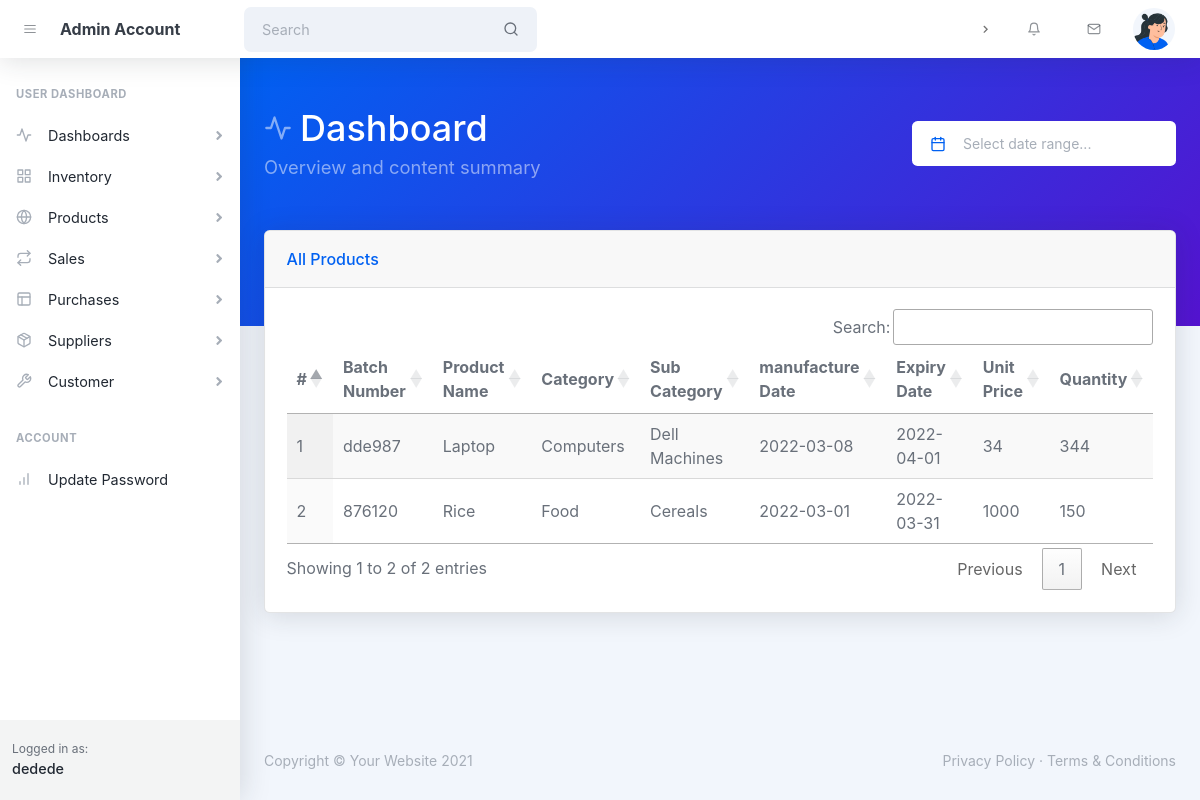
Screenshot of /cashier/dashboard.php (signed in) with the database file from the repository.
### tables this page shows
CREATE TABLE `user` (
  `user_id` int(11) NOT NULL,
  `user_full_names` varchar(50) NOT NULL,
  `user_phone_number` varchar(50) NOT NULL,
  `user_email_address` varchar(50) NOT NULL,
  `user_login_id` int(11) NOT NULL
);

CREATE TABLE `product` (
  `product_id` int(11) NOT NULL,
  `product_category` varchar(50) NOT NULL,
  `product_name` varchar(50) NOT NULL,
  `product_sub_category` varchar(50) NOT NULL,
  `product_description` varchar(5000) NOT NULL,
  `product_date_of_manufacture` varchar(50) NOT NULL,
  `product_batch_number` varchar(11) NOT NULL,
  `product_expiry_date` varchar(50) NOT NULL,
  `product_unit_price` int(10) NOT NULL,
  `product_amount` int(10) NOT NULL
);

### supplier/cashier.php (called while the page is built, shortened)
<?php
if (!isset($_SESSION['user'])) {
    header('Location: ../index.php');
} else {
    include '../db-connection.php';
    $email_username = $_SESSION['user'];
    $checkemail = "SELECT *  FROM `login` WHERE `login_username`= '$email_username'";
    $queryemail = mysqli_query($conn, $checkemail);
    $checkemailrows = mysqli_num_rows($queryemail);
    if ($checkemailrows >= 1) {
        while ($fetch = mysqli_fetch_assoc($queryemail)) {
            $globalloggedinid = $fetch['login_id'];
            $checkclient = "SELECT *  FROM `user` WHERE `user_login_id`= '$globalloggedinid'";
            $queryemail = mysqli_query($conn, $checkclient);
            $checkclientrows = mysqli_num_rows($queryemail);
            if ($checkclientrows >= 1) {
                while ($fetchuser = mysqli_fetch_assoc($queryemail)) {
                    $globaluserfullname = $fetchuser['user_full_names'];
                }
            }
        }
    }
}

### cashier/dashboard.php (the view, shortened to what this page needs)
<?php
include 'cashier.php';
?>
<!DOCTYPE html>
<html lang="en">
<head>
    <link href="https://cdn.jsdelivr.net/npm/simple-datatables@latest/dist/style.css" rel="stylesheet" />
    <link href="https://cdn.jsdelivr.net/npm/litepicker/dist/css/litepicker.css" rel="stylesheet" />
    <link href="css/styles.css" rel="stylesheet" />
    <link rel="stylesheet" href="https://cdn.datatables.net/1.11.5/css/jquery.dataTables.min.css">
    <link rel="stylesheet" href="https://cdn.datatables.net/buttons/2.2.2/css/buttons.dataTables.min.css">
</head>
<body class="nav-fixed">
    <?php include 'header.php'; ?>
    <div id="layoutSidenav">
        <div id="layoutSidenav_nav">
            <?php include 'sidebar.php' ?>
        </div>
        <div id="layoutSidenav_content">
            <main>
                <header class="page-header page-header-dark bg-gradient-primary-to-secondary pb-10">
                    <div class="container-xl px-4">
                        <div class="page-header-content pt-4">
                            <div class="row align-items-center justify-content-between">
                                <div class="col-auto mt-4">
                                    <h1 class="page-header-title">
                                        <div class="page-header-icon"><i data-feather="activity"></i></div>
                                        Dashboard
                                    </h1>
                                    <div class="page-header-subtitle">Overview and content summary</div>
                                </div>
                                <div class="col-12 col-xl-auto mt-4">
                                    <div class="input-group input-group-joined border-0" style="width: 16.5rem">
                                        <span class="input-group-text"><i class="text-primary" data-feather="calendar"></i></span>
                                        <input class="form-control ps-0 pointer" id="litepickerRangePlugin" placeholder="Select date range..." />
                                    </div>
                                </div>
                            </div>
                        </div>
                    </div>
                </header>
                <div class="container-xl px-4 mt-n10">
                    <div class="card mb-4">
                        <div class="card-header">All Products</div>
                        <div class="card-body">
                        <table class="display" id="products" style="width:100%;">
                                <thead>
                                    <tr>
                                        <th>#</th>
                                        <th>Batch Number</th>
                                        <th>Product Name</th>
                                        <th>Category</th>
                                        <th>Sub Category</th>
                                        <th>manufacture Date</th>
                                        <th>Expiry Date</th>
                                        <th>Unit Price</th>
                                        <th>Quantity</th>
                                    </tr>
                                </thead>
                                <tbody>
                                    <?php
                                    include '../db-connection.php';
                                    $products = "SELECT * FROM `product`";
                                    $queryproducts = mysqli_query($conn, $products);
                                    $productsrows = mysqli_num_rows($queryproducts);
                                    if ($productsrows >= 1) {
                                        $count = 1;
                                        while ($fetch  = mysqli_fetch_assoc($queryproducts)) {
                                            $batch = $fetch['product_batch_number'];
                                            $cat = $fetch['product_category'];
                                            $product = $fetch['product_name'];
                                            $subcat = $fetch['product_sub_category'];
                                            $mfgdate = $fetch['product_date_of_manufacture'];
                                            $expiry = $fetch['product_expiry_date'];
                                            $price = $fetch['product_unit_price'];
                                            $amount = $fetch['product_amount'];
                                            echo "
                                                <tr>
                                                    <td>$count</td>
                                                    <td>$batch</td>
                                                    <td>$product</td>
                                                    <td>$cat</td>
                                                    <td>$subcat</td>
                                                    <td>$mfgdate</td>
                                                    <td>$expiry</td>
                                                    <td>$price</td>
                                                    <td>$amount</td>
                                                </tr>
                                            ";
                                                                                $count++;
                                                                            }
                                                                        }
                                    ?>
                                </tbody>
                            </table>
                        </div>
                    </div>
                </div>
            </main>
            <footer class="footer-admin mt-auto footer-light">
                <div class="container-xl px-4">
                    <div class="row">
                        <div class="col-md-6 small">Copyright © Your Website 2021</div>
                        <div class="col-md-6 text-md-end small">
                            <a href="#!">Privacy Policy</a> ·
                            <a href="#!">Terms &amp; Conditions</a>
                        </div>
                    </div>
                </div>
            </footer>
        </div>
    </div>
</body>
</html>

### cashier/header.php (shortened to what this page needs)
<nav class="topnav navbar navbar-expand shadow justify-content-between justify-content-sm-start navbar-light bg-white"
        id="sidenavAccordion">
        <button class="btn btn-icon btn-transparent-dark order-1 order-lg-0 me-2 ms-lg-2 me-lg-0" id="sidebarToggle"><i
                data-feather="menu"></i></button>
        <a class="navbar-brand pe-3 ps-4 ps-lg-2" href="dashboard.php">Admin Account</a>
        <form class="form-inline me-auto d-none d-lg-block me-3">
            <div class="input-group input-group-joined input-group-solid">
                <input class="form-control pe-0" type="search" placeholder="Search" aria-label="Search" />
                <div class="input-group-text"><i data-feather="search"></i></div>
            </div>
        </form>
        <ul class="navbar-nav align-items-center ms-auto">
            <li class="nav-item dropdown no-caret d-none d-md-block me-3">
                <a class="nav-link dropdown-toggle" id="navbarDropdownDocs" href="javascript:void(0);" role="button"
                    data-bs-toggle="dropdown" aria-haspopup="true" aria-expanded="false">
                    <i class="fas fa-chevron-right dropdown-arrow"></i>
                </a>
            </li>
            <li class="nav-item dropdown no-caret d-none d-sm-block me-3 dropdown-notifications">
                <a class="btn btn-icon btn-transparent-dark dropdown-toggle" id="navbarDropdownAlerts"
                    href="javascript:void(0);" role="button" data-bs-toggle="dropdown" aria-haspopup="true"
                    aria-expanded="false"><i data-feather="bell"></i></a>
            </li>
            <li class="nav-item dropdown no-caret d-none d-sm-block me-3 dropdown-notifications">
                <a class="btn btn-icon btn-transparent-dark dropdown-toggle" id="navbarDropdownMessages"
                    href="javascript:void(0);" role="button" data-bs-toggle="dropdown" aria-haspopup="true"
                    aria-expanded="false"><i data-feather="mail"></i></a>
            </li>
            <li class="nav-item dropdown no-caret dropdown-user me-3 me-lg-4">
                <a class="btn btn-icon btn-transparent-dark dropdown-toggle" id="navbarDropdownUserImage"
                    href="javascript:void(0);" role="button" data-bs-toggle="dropdown" aria-haspopup="true"
                    aria-expanded="false"><img class="img-fluid"
                        src="assets/img/illustrations/profiles/profile-1.png" /></a>
            </li>
        </ul>
    </nav>

### cashier/sidebar.php (shortened to what this page needs)
<nav class="sidenav shadow-right sidenav-light">
    <div class="sidenav-menu">
        <div class="nav accordion" id="accordionSidenav">
            <div class="sidenav-menu-heading">User Dashboard</div>
            <a class="nav-link collapsed" href="javascript:void(0);" data-bs-toggle="collapse"
                data-bs-target="#collapseDashboards" aria-expanded="false" aria-controls="collapseDashboards">
                <div class="nav-link-icon"><i data-feather="activity"></i></div>
                Dashboards
                <div class="sidenav-collapse-arrow"><i class="fas fa-angle-down"></i></div>
            </a>
            <a class="nav-link collapsed" href="javascript:void(0);" data-bs-toggle="collapse"
                data-bs-target="#collapsePages" aria-expanded="false" aria-controls="collapsePages">
                <div class="nav-link-icon"><i data-feather="grid"></i></div>
                Inventory
                <div class="sidenav-collapse-arrow"><i class="fas fa-angle-down"></i></div>
            </a>
            <a class="nav-link collapsed" href="javascript:void(0);" data-bs-toggle="collapse"
                data-bs-target="#collapseApps" aria-expanded="false" aria-controls="collapseApps">
                <div class="nav-link-icon"><i data-feather="globe"></i></div>
                Products
                <div class="sidenav-collapse-arrow"><i class="fas fa-angle-down"></i></div>
            </a>
            <a class="nav-link collapsed" href="javascript:void(0);" data-bs-toggle="collapse"
                data-bs-target="#collapseFlows" aria-expanded="false" aria-controls="collapseFlows">
                <div class="nav-link-icon"><i data-feather="repeat"></i></div>
                Sales
                <div class="sidenav-collapse-arrow"><i class="fas fa-angle-down"></i></div>
            </a>
            <a class="nav-link collapsed" href="javascript:void(0);" data-bs-toggle="collapse"
                data-bs-target="#collapseLayouts" aria-expanded="false" aria-controls="collapseLayouts">
                <div class="nav-link-icon"><i data-feather="layout"></i></div>
                Purchases
                <div class="sidenav-collapse-arrow"><i class="fas fa-angle-down"></i></div>
            </a>
            <a class="nav-link collapsed" href="javascript:void(0);" data-bs-toggle="collapse"
                data-bs-target="#collapseComponents" aria-expanded="false" aria-controls="collapseComponents">
                <div class="nav-link-icon"><i data-feather="package"></i></div>
                Suppliers
                <div class="sidenav-collapse-arrow"><i class="fas fa-angle-down"></i></div>
            </a>
            <a class="nav-link collapsed" href="javascript:void(0);" data-bs-toggle="collapse"
                data-bs-target="#collapseUtilities" aria-expanded="false" aria-controls="collapseUtilities">
                <div class="nav-link-icon"><i data-feather="tool"></i></div>
                Customer
                <div class="sidenav-collapse-arrow"><i class="fas fa-angle-down"></i></div>
            </a>
            <div class="sidenav-menu-heading">Account</div>
            <a class="nav-link" href="account-security.php">
                <div class="nav-link-icon"><i data-feather="bar-chart"></i></div>
                Update Password
            </a>
        </div>
    </div>
    <div class="sidenav-footer">
        <div class="sidenav-footer-content">
            <div class="sidenav-footer-subtitle">Logged in as:</div>
            <div class="sidenav-footer-title"><?php echo $globaluserfullname; ?></div>
        </div>
    </div>
</nav>

### rows the page displays
user: user_full_names "dedede"
product: product_batch_number "dde987", product_name "Laptop", product_category "Computers", product_sub_category "Dell Machines", product_date_of_manufacture "2022-03-08", product_expiry_date "2022-04-01", product_unit_price "34", product_amount "344"
product: product_batch_number "876120", product_name "Rice", product_category "Food", product_sub_category "Cereals", product_date_of_manufacture "2022-03-01", product_expiry_date "2022-03-31", product_unit_price "1000", product_amount "150"
